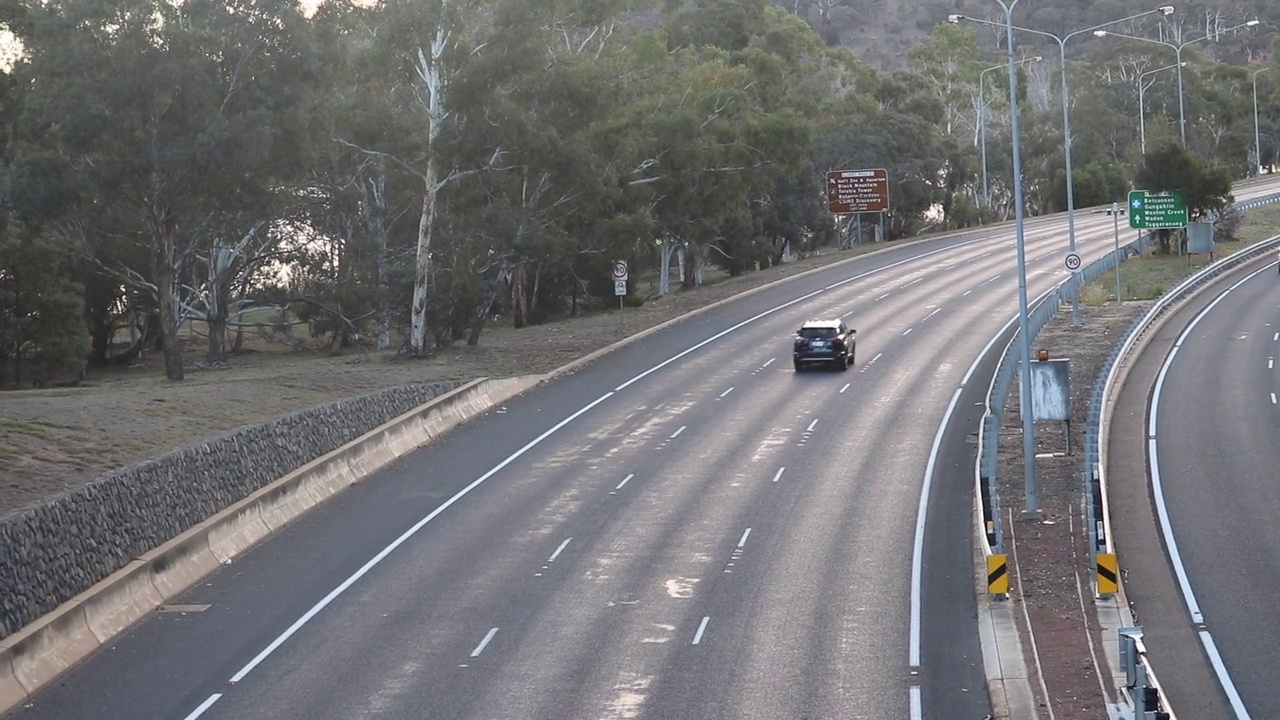
#> input picture training_images/frame25.jpg, 1280 x 720 px; its folder holds 2 pictures in this run
$ python espejo.py
#> lines starting #> are read from the running program, lines starting #| are printed output that depends on the picture
import cv2
import os
PATH = "training_images"

#recorrer la carpeta con las imagenes y hacer el espejo en el eje x
def mirrorImages():
    for i, file in enumerate(os.listdir(PATH)):
        img = cv2.imread(PATH+"/"+file)
#> img is the input picture: shape (720, 1280, 3); mean B, G, R 114.9, 112.7, 112.8
        img = cv2.flip(img, 1)
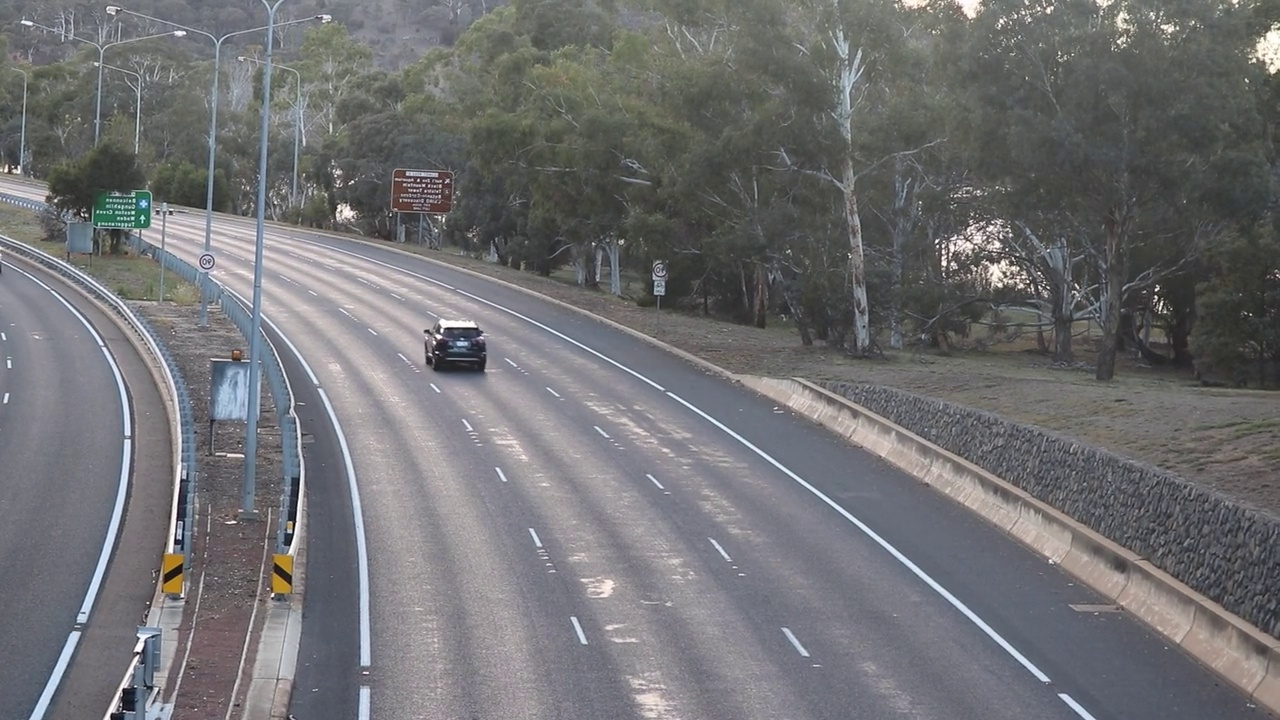
#> img: shape (720, 1280, 3); mean B, G, R 114.9, 112.7, 112.8
        cv2.imwrite(PATH+"/"+file, img)
#> pass 2 of the loop in mirrorImages, `for i, file in enumerate(os.listdir(PATH)):`:
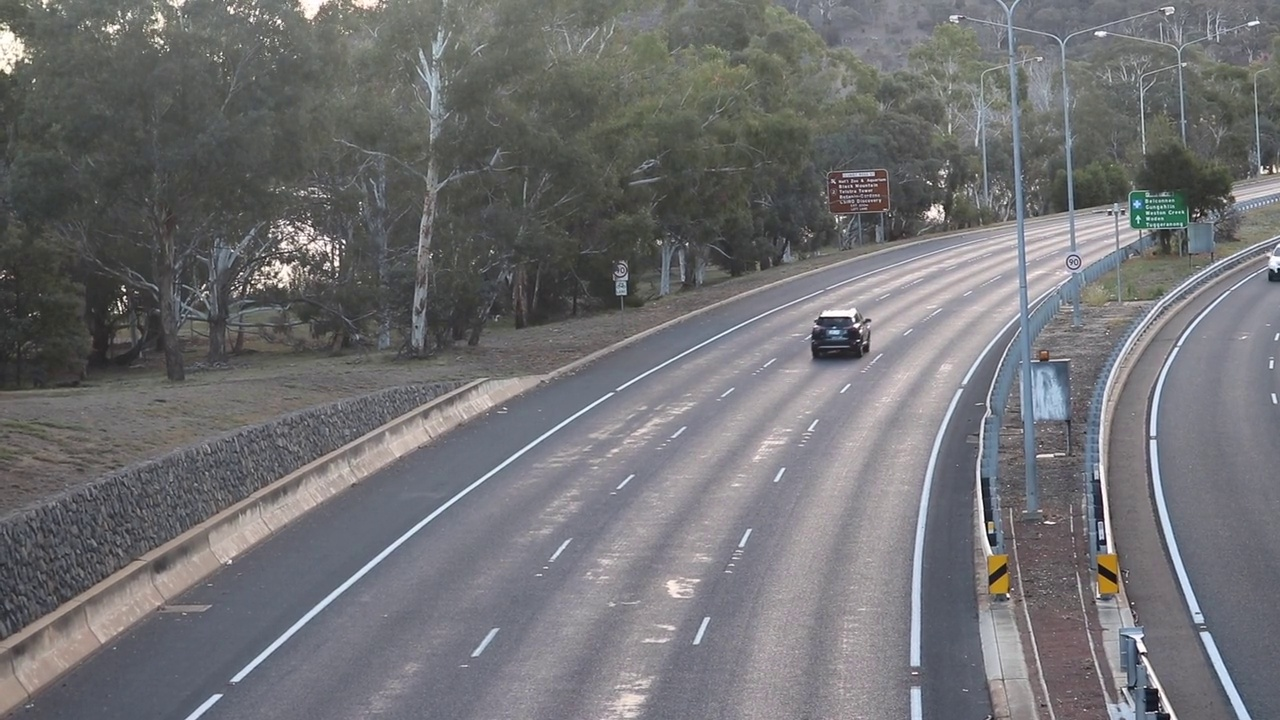
#> input picture training_images/frame31.jpg, 1280 x 720 px
#> in mirrorImages, img is the input picture: shape (720, 1280, 3); mean B, G, R 115, 112.7, 112.9
#> in mirrorImages, `img = cv2.flip(img, 1)`:
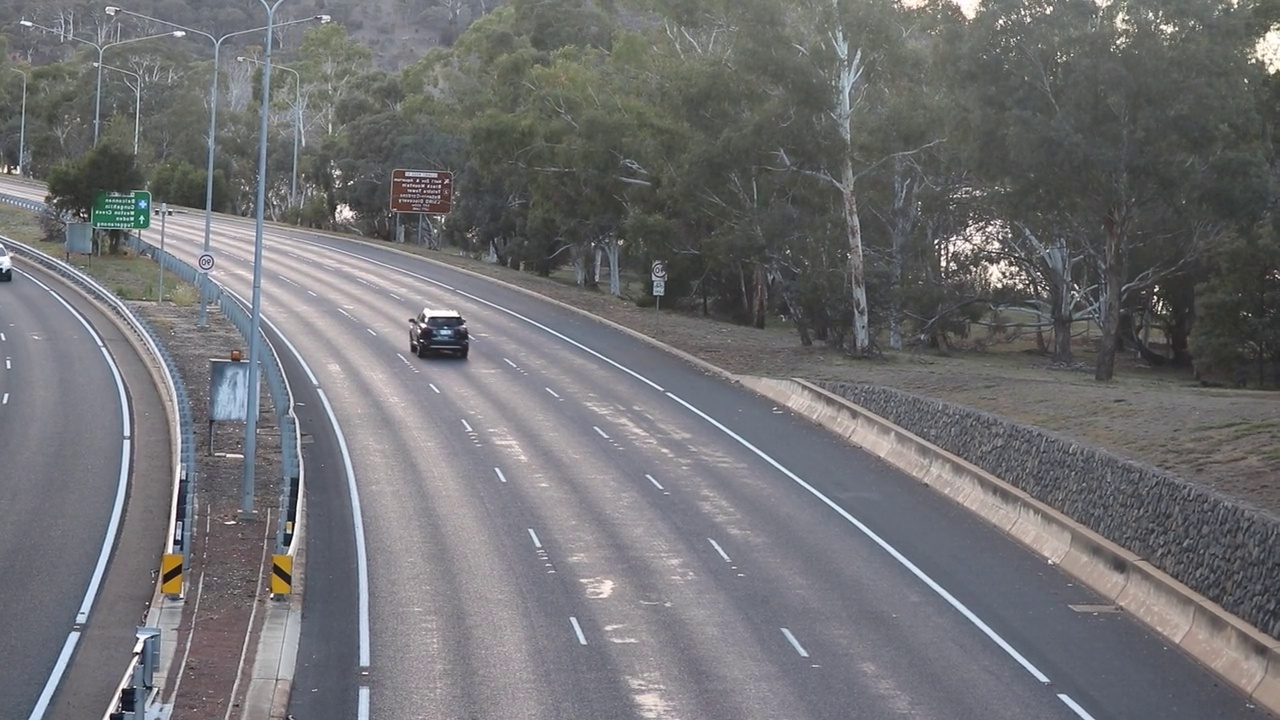
#> img: shape (720, 1280, 3); mean B, G, R 115, 112.7, 112.9

mirrorImages()
